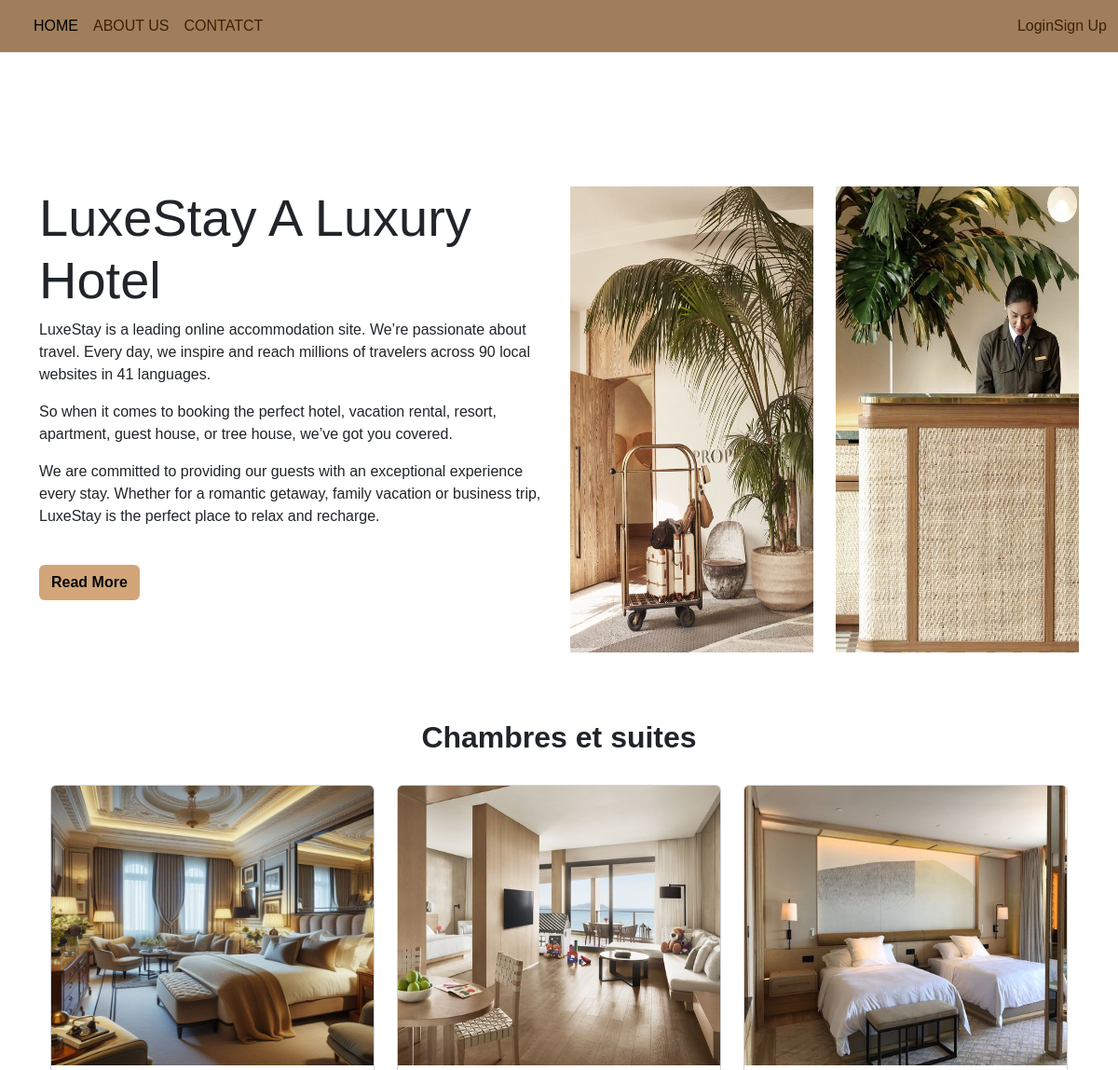
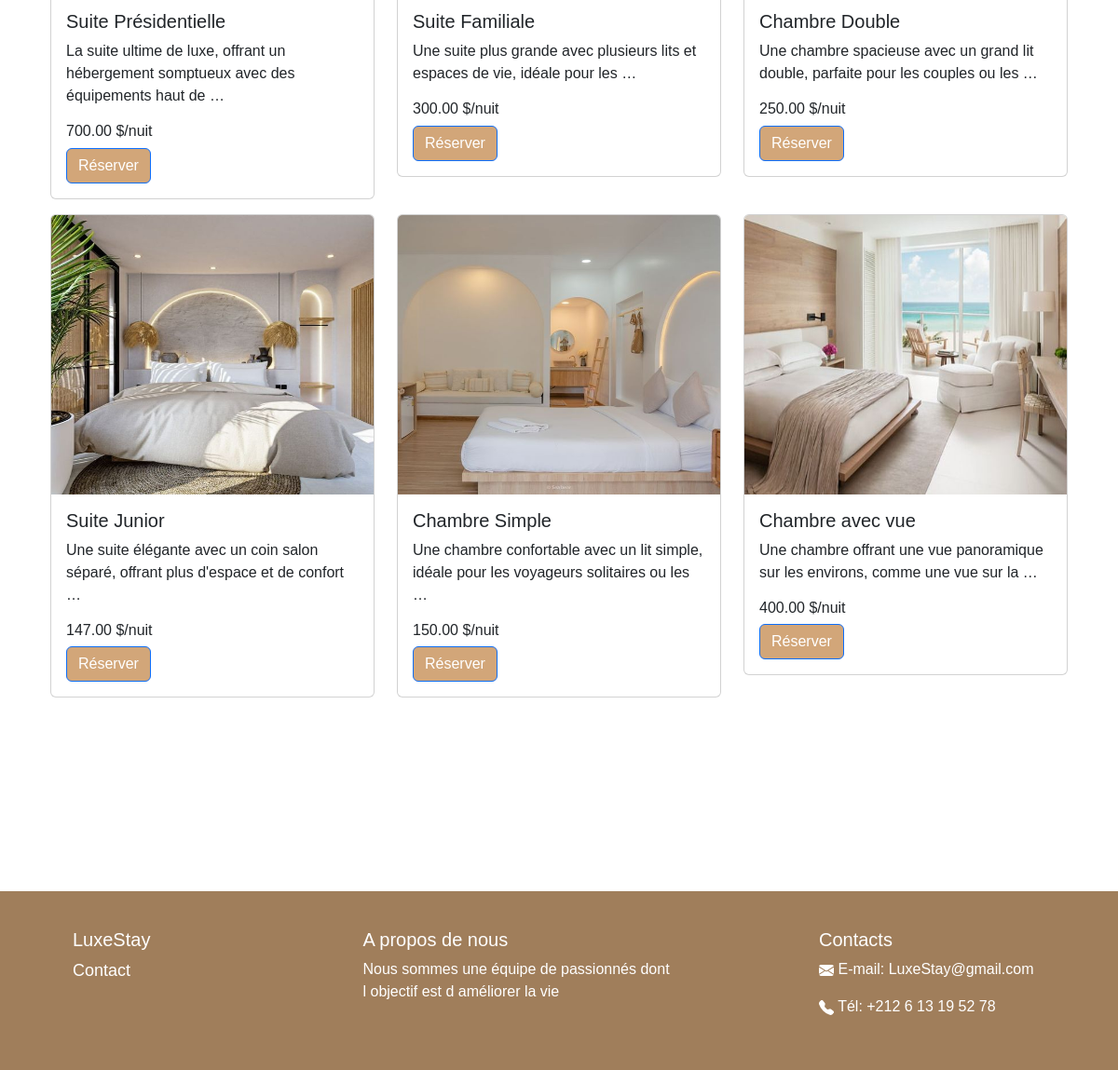
/dashboard/, run on the app's committed database (2 pictures, top to bottom).
### hotel/models.py (models this page shows, shortened)
class Room(models.Model):
    name = models.CharField(max_length=100)
    description = models.TextField()
    price_per_night = models.DecimalField(max_digits=10, decimal_places=2)
    image = models.ImageField(upload_to='media/')

### hotel/views.py (the view)
# urls.py: path('', views.home, name='home'),
def home(request):
    rooms = Room.objects.all()
    return render(request, 'home.html', {'rooms': rooms})

### hotel/templates/home.html
{% extends 'index.html' %}
{% block content %}
{% load static %}
<div class="row justify-content-center py-5">
<div class="container my-5">
  <div class="row">
    <div class="col-md-6">
      <h1 class="display-4">LuxeStay A Luxury Hotel</h1>
      <p>
        LuxeStay is a leading online accommodation site. We’re passionate about travel.
        Every day, we inspire and reach millions of travelers across 90 local websites
        in 41 languages.
      </p>
      <p>
        So when it comes to booking the perfect hotel, vacation rental, resort, apartment,
        guest house, or tree house, we’ve got you covered.
      </p>
    <p>
      We are committed to providing our guests with an exceptional experience every stay. Whether for a romantic getaway, family vacation or business trip, LuxeStay is the perfect place to relax and recharge.
    </p>
      <br>
      <a href="about/" class="btn btn-link" style="text-decoration: none; color: #070707; font-weight: bold;">
        Read More
      </a>
    </div>
    <div class="col-md-6">
      <div class="row">
        <div class="col-md-6">
          <img src="{% static 'img/image4.jpg' %}"  style="height: 500px;" alt="Image 1" class="img-fluid">
        </div>
        <div class="col-md-6">
          <img src="{% static 'img/image5.jpg' %}" style="height: 500px;" alt="Image 2" class="img-fluid">
        </div>
      </div>
    </div>
  </div>
  <br>
  <main class="container my-5">
    <section class="row">
      <div class="col-12">
        <h2 class="text-center" style="font-weight: bold;">Chambres et suites</h2>
        <br>
      </div>
    </section>
    <section class="row">
      {% for room in rooms %}
      <div class="col-md-4">
        <div class="card mb-3">
          <img src="{{ room.image.url }}" style="height: 300px;" class="card-img-top" alt="{{ room.name }}">
          <div class="card-body">
            <h5 class="card-title">{{ room.name }}</h5>
            <p class="card-text ">{{ room.description|truncatewords:14 }}</p>
            <h6 class="card-title">{{ room.price_per_night }} $/nuit</h6>
            <a href="{% url 'reservation' room.id %}?next={{ request.path }}" class="btn btn-primary">Réserver</a>
          </div>
        </div>
      </div>
      {% endfor %}
    </section>
  </main>
</div>
</div>
{% endblock %}

### hotel/templates/index.html (style rules this page uses)
body, h1, h2, h3, h4, h5, h6, p, a, ul, li { font-family: "Poppins", sans-serif; }
.btn { background-color:#d2a679; color: white; }
a { text-decoration: none; color: inherit; font-size: large; }

### data on the page
Room: image (picture), name "Suite Présidentielle", description "La suite ultime de luxe, offrant un hébergement somptueux avec des équipements haut de …", price_per_night "700.00"
Room: image (picture), name "Suite Familiale", description "Une suite plus grande avec plusieurs lits et espaces de vie, idéale pour les …", price_per_night "300.00"
Room: image (picture), name "Chambre Double", description "Une chambre spacieuse avec un grand lit double, parfaite pour les couples ou les …", price_per_night "250.00"
Room: image (picture), name "Suite Junior", description "Une suite élégante avec un coin salon séparé, offrant plus d'espace et de confort …", price_per_night "147.00"
Room: image (picture), name "Chambre Simple", description "Une chambre confortable avec un lit simple, idéale pour les voyageurs solitaires ou les …", price_per_night "150.00"
Room: image (picture), name "Chambre avec vue", description "Une chambre offrant une vue panoramique sur les environs, comme une vue sur la …", price_per_night "400.00"
